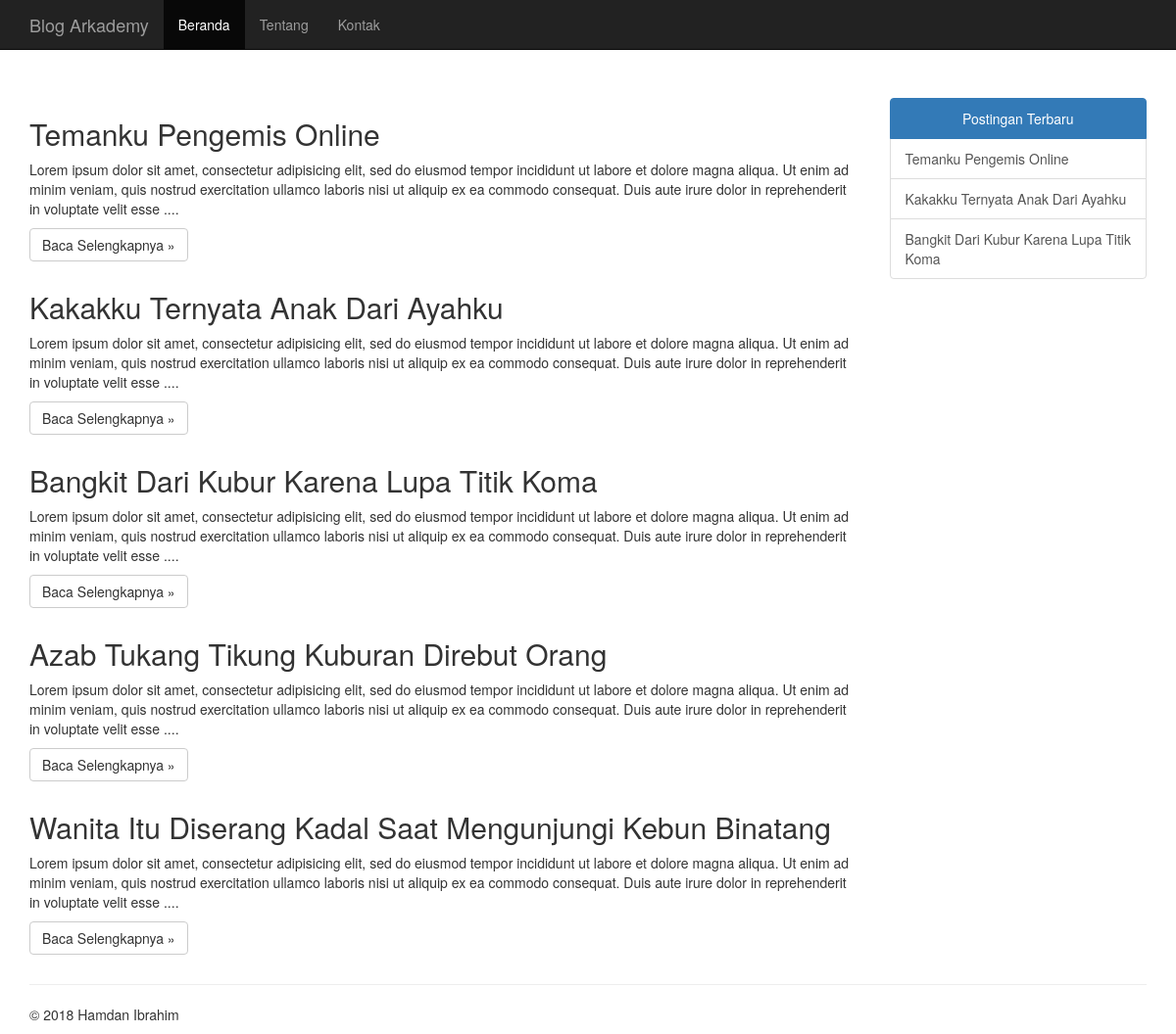
The page /soal7/index.php on the database its author committed.
### tables this page shows
CREATE TABLE IF NOT EXISTS `posts` (
  `id_posts` int(11) NOT NULL,
  `title` varchar(255) NOT NULL,
  `content` text NOT NULL,
  `createdBy` int(11) NOT NULL
);

### soal7/fungsi.php (called while the page is built, shortened)
<?php
class Fungsi{
	private $user ="root" , $pass = "" , $server = "localhost", $db_name = "db_arka";
  	protected $koneksi ;
    function __construct(){
        try {
            $this->koneksi = new PDO("mysql:host=".$this->server.";dbname=".$this->db_name , $this->user ,$this->pass);
            $this->koneksi->setAttribute(PDO::ATTR_ERRMODE, PDO::ERRMODE_EXCEPTION);
        } catch (PDOException $e) {
            echo $e->getMessage();
        }
    }
    function sql($sql, $metode){
        $fetch = $this->koneksi->query($sql);
        switch ($metode) {
        	case 'all':
        		$result = $fetch->fetchAll(PDO::FETCH_OBJ);
        		return $result;
        		break;
        }
        return false;
  	}
}
$fungsi = new Fungsi();
function  base($url = ""){
	return "http://".$_SERVER['HTTP_HOST']."/BootcampArkademy/soal7/".$url;
}
?>

### soal7/index.php (the view, shortened to what this page needs)
<?php
require_once "fungsi.php";
@$page 		= $_GET['page'];
?>
<!DOCTYPE html>
<html>
<head>
	<link rel="stylesheet" type="text/css" href="<?=base('css/bootstrap.css')?>">
</head>
<body>
<nav class="navbar navbar-fixed-top navbar-inverse">
	<div class="container">
		<div class="navbar-header">
			<a class="navbar-brand" href="<?=base()?>">Blog Arkademy</a>
			</div>
			<div id="navbar" class="collapse navbar-collapse">
			<ul class="nav navbar-nav">
			<li class="active"><a href="<?=base()?>">Beranda</a></li>
			<li><a onclick="alert('Hamdan Ibrahim')">Tentang</a></li>
			<li><a onclick="alert('Dikasih juga ngga ngechat :v')">Kontak</a></li>
			</ul>
		</div>
	</div>
</nav>
<div class="container" style="margin-top: 100px">
	<div class="row row-offcanvas row-offcanvas-right">
		<div class="col-md-9">
			<div class="row">
				<?php
				if ($page == ""):
				$posts = $fungsi->sql("SELECT * FROM posts ORDER BY id_posts DESC","all");
				foreach ($posts as $post) {
				?>
				<div class="col-md-12">
					<h2><?=$post->title?></h2>
					<p><?=substr($post->content, 0,300) ?>....</p>
					<p><a class="btn btn-default" href="<?=base('artikel-').$post->id_posts?>.html" role="button">Baca Selengkapnya &raquo;</a></p>
        		</div>
				<?php } endif ?>
			</div>
		</div>
		<div class="col-md-3">
			<div class="list-group">
	            <a href="#" class="list-group-item active"><center>Postingan Terbaru</center></a>
	            <?php
				$posts = $fungsi->sql("SELECT * FROM posts ORDER BY id_posts DESC LIMIT 0,3","all");
				foreach ($posts as $post) {
					echo "<a href='".base('artikel-').$post->id_posts.".html' class='list-group-item'>".$post->title."</a>";
				}?>
          	</div>
		</div>
	</div>
	<hr>
	<footer>
        <p>&copy; 2018 Hamdan Ibrahim</p>
     </footer>
</div>
</body>
</html>

### rows shown on the page
posts: title "Temanku Pengemis Online", content "Lorem ipsum dolor sit amet, consectetur adipisicing elit, sed do eiusmod tempor incididunt ut labore et dolore magna aliqua. Ut enim ad minim veniam, quis nostrud exercitation ullamco laboris nisi ut aliquip ex ea commodo consequat. Duis aute irure dolor in reprehenderit in voluptate velit esse"
posts: title "Kakakku Ternyata Anak Dari Ayahku", content "Lorem ipsum dolor sit amet, consectetur adipisicing elit, sed do eiusmod tempor incididunt ut labore et dolore magna aliqua. Ut enim ad minim veniam, quis nostrud exercitation ullamco laboris nisi ut aliquip ex ea commodo consequat. Duis aute irure dolor in reprehenderit in voluptate velit esse"
posts: title "Bangkit Dari Kubur Karena Lupa Titik Koma", content "Lorem ipsum dolor sit amet, consectetur adipisicing elit, sed do eiusmod tempor incididunt ut labore et dolore magna aliqua. Ut enim ad minim veniam, quis nostrud exercitation ullamco laboris nisi ut aliquip ex ea commodo consequat. Duis aute irure dolor in reprehenderit in voluptate velit esse"
posts: title "Azab Tukang Tikung Kuburan Direbut Orang", content "Lorem ipsum dolor sit amet, consectetur adipisicing elit, sed do eiusmod tempor incididunt ut labore et dolore magna aliqua. Ut enim ad minim veniam, quis nostrud exercitation ullamco laboris nisi ut aliquip ex ea commodo consequat. Duis aute irure dolor in reprehenderit in voluptate velit esse"
posts: title "Wanita Itu Diserang Kadal Saat Mengunjungi Kebun Binatang", content "Lorem ipsum dolor sit amet, consectetur adipisicing elit, sed do eiusmod tempor incididunt ut labore et dolore magna aliqua. Ut enim ad minim veniam, quis nostrud exercitation ullamco laboris nisi ut aliquip ex ea commodo consequat. Duis aute irure dolor in reprehenderit in voluptate velit esse"
